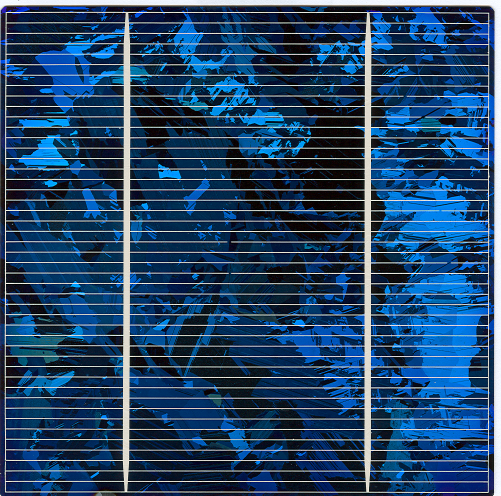
//> input picture solar_cell/solar_cell/solar_cell_03.png, 1001 x 991 px (shown at 1/2 size)
$ ./detect_solar_cell   (built with g++ and OpenCV 4)
//> lines starting //> are read from the running program, lines starting //| are printed output that depends on the picture; after the words box and inside, x2 and y2 are one past the last pixel; in counts of white or black regions, pixels touching at a corner belong together
### Willie/Common.h
#pragma once
#include <string>
#include <iostream>
#include <algorithm>
#include <vector>
#include <map>
#include <memory>
#include <fstream> // ofstream header
#include <format>
using namespace std;

//add lib

#define OPENCV_470

#include <opencv2/opencv.hpp>
#include <opencv2/core/ocl.hpp>
#ifdef OPENCV_470
#include <opencv2/highgui/highgui_c.h>
#include <opencv2/imgproc/imgproc_c.h>
#include <opencv2/imgproc/types_c.h>
#endif // OPENCV_470

#ifdef _DEBUG
#pragma comment(lib, "opencv_world470d.lib")
#else	//RELEASE
#pragma comment(lib, "opencv_world470.lib")
#endif
using namespace std;
using namespace cv;

### solar_cell/detect_solar_cell.cpp
#include "Common.h"


int main()
{
	//image path
	string fileName = "D:/PlatformCPP/KCCImageNet/solar_cell/solar_cell_03.png";

	std::cout << fileName << std::endl;
	Mat input_img = cv::imread(fileName, cv::ImreadModes::IMREAD_ANYCOLOR);
//> input_img is the input picture: 991 rows x 1001 cols, CV_8UC3; mean B, G, R 104.9, 69.2, 35.2

	//to do
	int width = input_img.cols;
//> width = 1001
	int height = input_img.rows;
//> height = 991
	int channel = input_img.channels();
//> channel = 3

	//get roi
	cout << "img width: " << width << endl;
//| img width: 1001
	cout << "img height: " << height << endl;
//| img height: 991


	//cvt change to grey
	Mat grey_img;
	cvtColor(input_img, grey_img, ColorConversionCodes::COLOR_BGR2GRAY);
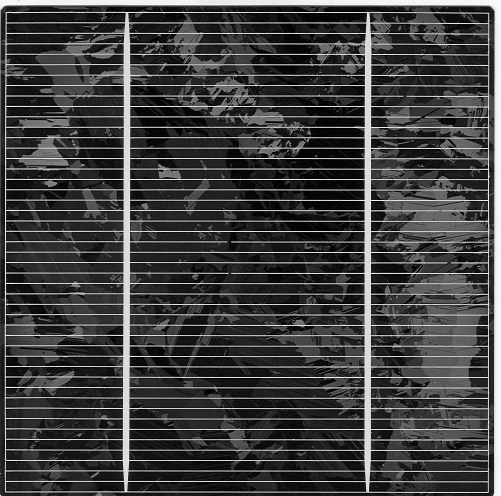
//> grey_img: 991 rows x 1001 cols, CV_8UC1 (shown at 1/2 size); min 0, max 255, mean 63.1


	//Mat img_1 = input_img(Rect(0, 0, width, height));
 	//Mat hole_img = ~input_img;

	Mat bin_hole_img;
	double thres_min = 150;
	double thres_max = 255;
	threshold(grey_img, bin_hole_img, thres_min, thres_max, ThresholdTypes::THRESH_BINARY);
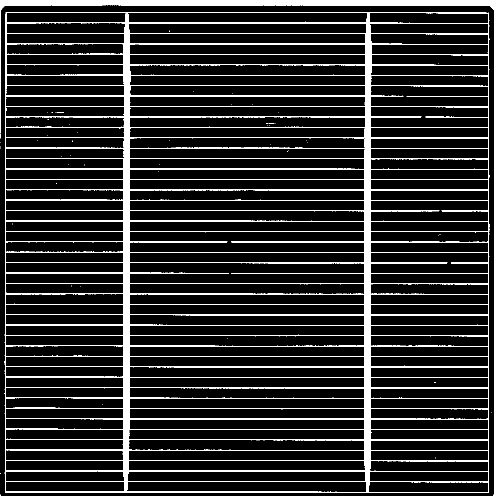
//> bin_hole_img: 991 rows x 1001 cols, CV_8UC1 (shown at 1/2 size); 12.8% white; 55 white regions (53 under 20 px), largest, box (x1, y1, x2, y2) and area: (9, 24, 979, 986) 103238, (0, 0, 1001, 991) 23558
	//bin_hole_img = ~bin_hole_img;

	//노이즈 제거
	Mat se = getStructuringElement(MORPH_RECT, Size(3, 3));
	Mat noise_remove_img;
	//dilate(bin_hole_img, noise_remove_img, se);	//팽창(dilatation)

	erode(bin_hole_img, noise_remove_img, se);	//침식(erosion)
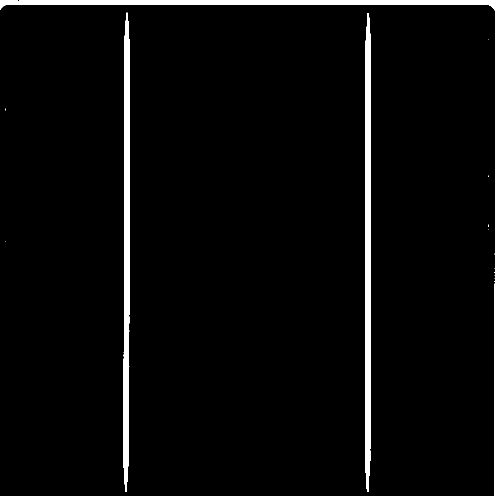
//> noise_remove_img: 991 rows x 1001 cols, CV_8UC1 (shown at 1/2 size); 4.1% white; 9 white regions (6 under 20 px)


	// 윤곽선 검출을 위한 변수 초기화
	std::vector<std::vector<cv::Point>> contours;
	std::vector<cv::Vec4i> hierarchy;

	// 윤곽선 검출
	cv::findContours(noise_remove_img, contours, hierarchy, cv::RETR_EXTERNAL, cv::CHAIN_APPROX_SIMPLE);
//> contours = 9 contours, 6 with area under 20; largest, box (x1, y1, x2, y2) and area: (0, 0, 1001, 991) 19285, (730, 26, 742, 984) 8912, (247, 25, 260, 984) 8832

	// 윤곽선 그리기
	cv::Mat contourImage = cv::Mat::zeros(noise_remove_img.size(), CV_8UC3);
	cv::drawContours(contourImage, contours, -1, cv::Scalar(0, 0, 255), 2);

	//관심영역
	int x_roi = 13, y_roi = 26;
	cv::Rect roi(x_roi, y_roi, 238, 18);
	cv::rectangle(contourImage, roi, Scalar(255, 100, 0), 3);
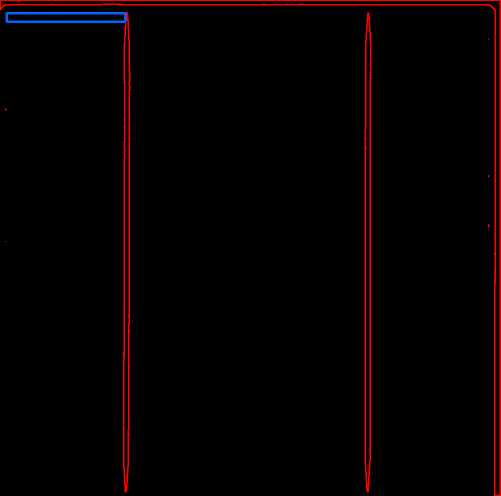
//> contourImage: 991 rows x 1001 cols, CV_8UC3 (shown at 1/2 size); mean B, G, R 0.6, 0.3, 5.6
	cv::rectangle(bin_hole_img, roi, Scalar(255, 100, 0), 1);
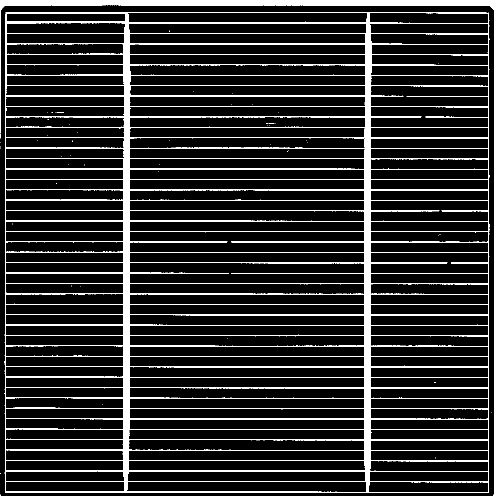
//> bin_hole_img: 991 rows x 1001 cols, CV_8UC1 (shown at 1/2 size); 12.8% white; 55 white regions (53 under 20 px), largest, box (x1, y1, x2, y2) and area: (9, 24, 979, 986) 103742, (0, 0, 1001, 991) 23558

	//이미지에 관심영역 roi(rect)를 영역 0으로 만들기
	Mat test_img;
	input_img.copyTo(test_img);
	test_img(roi) = 0;
//> test_img: 991 rows x 1001 cols, CV_8UC3; 0.42% of pixels changed, all inside (x1, y1, x2, y2) = (13, 26, 251, 44)

	//이미지 합치기

	Rect roi2_r(18, 26, 200, 200);
	Mat roi2 = test_img(roi2_r);
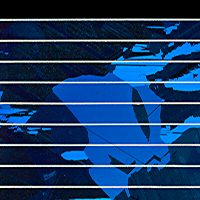
//> roi2: 200 rows x 200 cols, CV_8UC3; mean B, G, R 102.4, 58.8, 22
	roi2.copyTo(test_img(Rect(18, 426, 200, 200)));
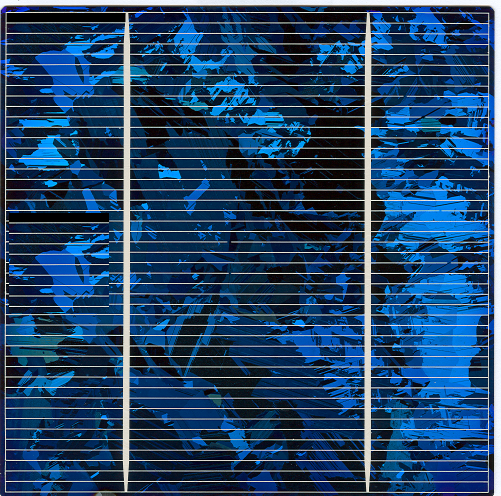
//> test_img: 991 rows x 1001 cols, CV_8UC3 (shown at 1/2 size); mean B, G, R 104.9, 69.1, 35.1
	//rectangle(test_img, roi2_r, cv::Scalar(0, 255, 0), 2);

	//test_img = roi2 & test_img;


}

$ run again, with solar_cell/solar_cell/solar_cell_01.png copied over solar_cell/solar_cell/solar_cell_03.png
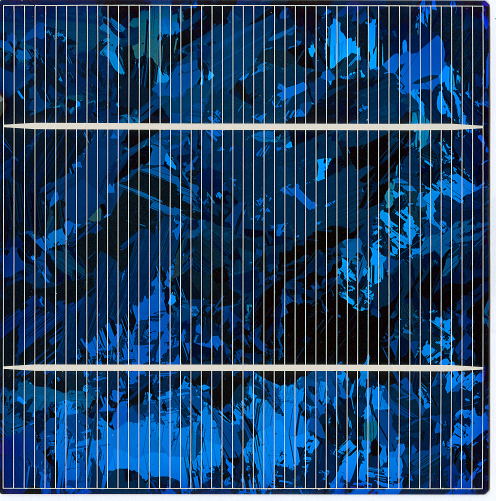
//> input picture solar_cell/solar_cell/solar_cell_01.png, 991 x 1001 px (shown at 1/2 size)
//> input_img is the input picture: 1001 rows x 991 cols, CV_8UC3; mean B, G, R 104.9, 69.2, 35.2
//| img width: 991
//| img height: 1001
//> `threshold(grey_img, bin_hole_img, thres_min, thres_max, ThresholdTypes..`:
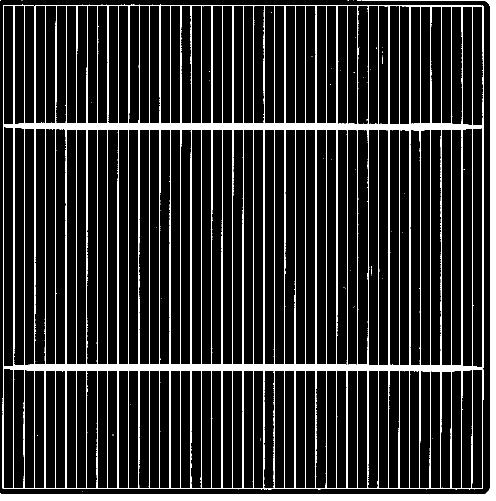
//> bin_hole_img: 1001 rows x 991 cols, CV_8UC1 (shown at 1/2 size); 12.8% white; 55 white regions (53 under 20 px), largest, box (x1, y1, x2, y2) and area: (5, 9, 967, 979) 103309, (0, 0, 991, 1001) 23558
//> noise_remove_img: 1001 rows x 991 cols, CV_8UC1; 4.1% white; 9 white regions (6 under 20 px)
//> contours = 9 contours, 6 with area under 20; largest, box (x1, y1, x2, y2) and area: (0, 0, 991, 1001) 19285, (7, 730, 965, 742) 8912, (7, 247, 966, 260) 8832
//> `roi2.copyTo(test_img(Rect(18, 426, 200, 200)));`:
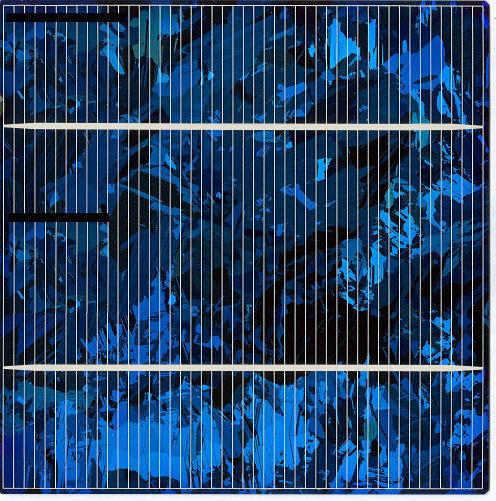
//> test_img: 1001 rows x 991 cols, CV_8UC3 (shown at 1/2 size); mean B, G, R 104.8, 69.1, 34.9

$ run again, with solar_cell/solar_cell/solar_cell_02.png copied over solar_cell/solar_cell/solar_cell_03.png
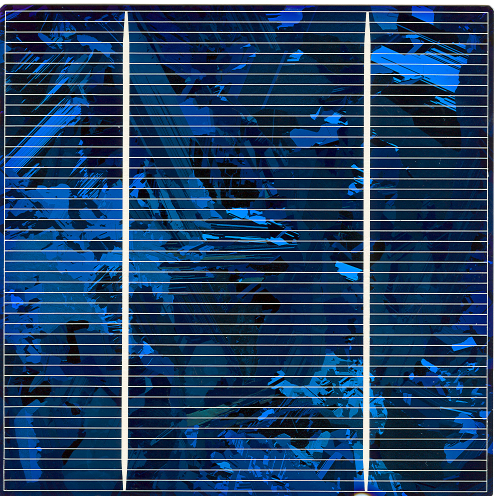
//> input picture solar_cell/solar_cell/solar_cell_02.png, 995 x 991 px (shown at 1/2 size)
//> input_img is the input picture: 991 rows x 995 cols, CV_8UC3; mean B, G, R 100.6, 65.8, 35.5
//| img width: 995
//| img height: 991
//> `threshold(grey_img, bin_hole_img, thres_min, thres_max, ThresholdTypes..`:
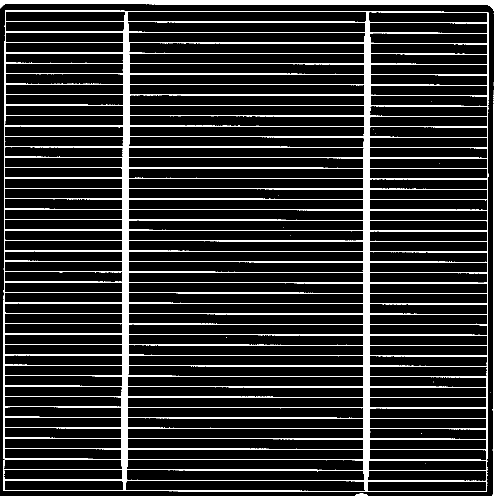
//> bin_hole_img: 991 rows x 995 cols, CV_8UC1 (shown at 1/2 size); 12.6% white; 17 white regions (14 under 20 px), largest, box (x1, y1, x2, y2) and area: (7, 21, 977, 984) 107560, (0, 0, 995, 991) 16991, (710, 987, 736, 991) 72
//> noise_remove_img: 991 rows x 995 cols, CV_8UC1; 3.5% white; 12 white regions (8 under 20 px)
//> contours = 12 contours, 8 with area under 20; largest, box (x1, y1, x2, y2) and area: (0, 0, 995, 991) 12982, (244, 23, 258, 981) 8945, (727, 24, 740, 983) 8844, (713, 988, 733, 991) 20
//> `roi2.copyTo(test_img(Rect(18, 426, 200, 200)));`:
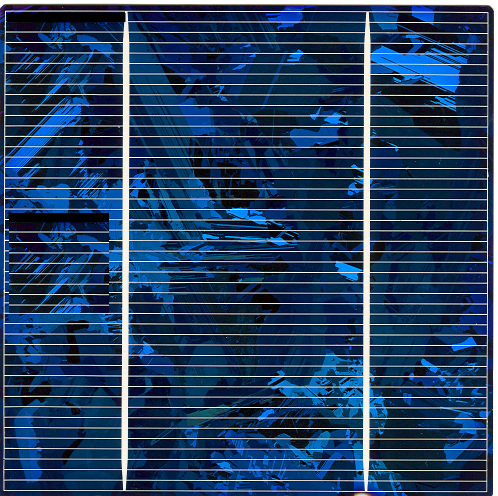
//> test_img: 991 rows x 995 cols, CV_8UC3 (shown at 1/2 size); mean B, G, R 97.9, 64.3, 35.4
